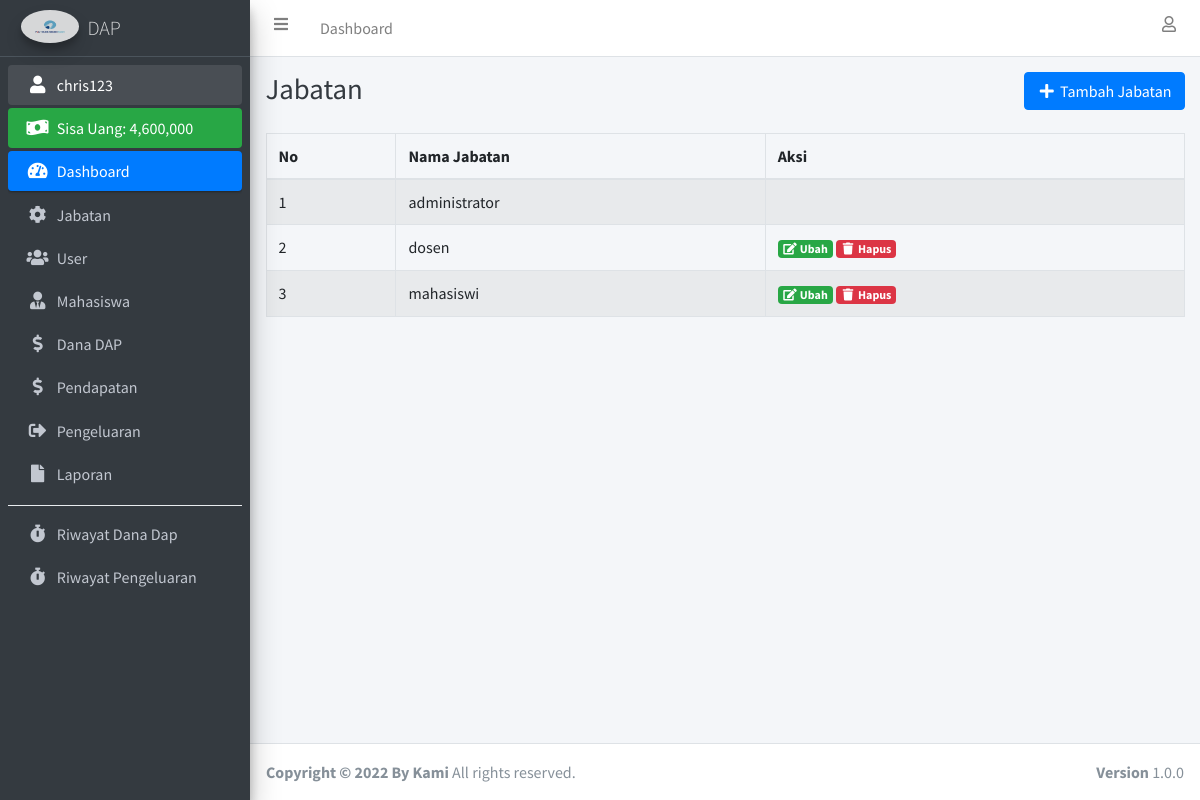
The page /jabatan.php (signed in) on the database its author committed.
### tables this page shows
CREATE TABLE `user` (
  `id_user` int(11) NOT NULL,
  `nama_lengkap` varchar(100) NOT NULL,
  `username` varchar(100) NOT NULL,
  `password` varchar(255) NOT NULL,
  `id_jabatan` int(11) NOT NULL
);

CREATE TABLE `jabatan` (
  `id_jabatan` int(11) NOT NULL,
  `nama_jabatan` varchar(100) NOT NULL
);

### connection.php (called while the page is built, shortened)
<?php
	$host		= "localhost";
	$username	= "root";
	$password	= "";
	$database	= "dap";
	$conn 		= mysqli_connect($host, $username, $password, $database);
if (isset($_SESSION['id_user'])) {
	function dataUser() {
		global $conn;
		$id_user = $_SESSION['id_user'];
		return mysqli_fetch_assoc(mysqli_query($conn, "SELECT * FROM user INNER JOIN jabatan ON user.id_jabatan = jabatan.id_jabatan WHERE id_user = '$id_user'"));
	}
}

### jabatan.php (the view, shortened to what this page needs)
<?php
  require 'connection.php';
  $jabatan = mysqli_query($conn, "SELECT * FROM jabatan");
?>
<!DOCTYPE html>
<html>
<head>
  <?php include 'include/css.php'; ?>
</head>
<body class="hold-transition sidebar-mini layout-fixed">
<div class="wrapper">
  <?php include 'include/navbar.php'; ?>
  <?php include 'include/sidebar.php'; ?>
  <div class="content-wrapper">
    <div class="content-header">
      <div class="container-fluid">
        <div class="row justify-content-center mb-2">
          <div class="col-sm text-left">
            <h1 class="m-0 text-dark">Jabatan</h1>
          </div>
          <div class="col-sm text-right">
            <button type="button" class="btn btn-primary" data-toggle="modal" data-target="#tambahJabatanModal"><i class="fas fa-fw fa-plus"></i> Tambah Jabatan</button>
          </div>
        </div>
      </div>
    </div>
    <section class="content">
      <div class="container-fluid">
        <div class="row">
          <div class="col-lg">
            <div class="table-responsive">
              <table class="table table-striped table-hover table-bordered" id="table_id">
                <thead>
                  <tr>
                    <th>No</th>
                    <th>Nama Jabatan</th>
                    <th>Aksi</th>
                  </tr>
                </thead>
                <tbody>
                  <?php $i = 1; ?>
                  <?php foreach ($jabatan as $dj): ?>
                    <tr>
                      <td><?= $i++; ?></td>
                      <td><?= $dj['nama_jabatan']; ?></td>
                      <td>
                        <?php if ($dj['id_jabatan'] !== '1'): ?>
                          <a href="ubah_jabatan.php?id_jabatan=<?= $dj['id_jabatan']; ?>" class="badge badge-success" data-toggle="modal" data-target="#editJabatanModal<?= $dj['id_jabatan']; ?>">
                            <i class="fas fa-fw fa-edit"></i> Ubah
                          </a>
                          <a data-nama="<?= $dj['nama_jabatan']; ?>" class="btn-delete badge badge-danger" href="hapus_jabatan.php?id_jabatan=<?= $dj['id_jabatan']; ?>"><i class="fas fa-fw fa-trash"></i> Hapus</a>
                        <?php endif ?>
                      </td>
                    </tr>
                  <?php endforeach ?>
                </tbody>
              </table>
            </div>
          </div>
        </div>
      </div>
    </section>
  </div>
  <footer class="main-footer">
    <strong>Copyright &copy; 2022 By Kami</strong>
    All rights reserved.
    <div class="float-right d-none d-sm-inline-block">
      <b>Version</b> 1.0.0
    </div>
  </footer>
</div>
</body>
</html>

### include/sidebar.php
<?php
  $dataUser = dataUser();
  $jml_pengeluaran = mysqli_fetch_assoc(mysqli_query($conn, "SELECT sum(jumlah_pengeluaran) as jml_pengeluaran FROM pengeluaran"));
  $jml_pengeluaran = $jml_pengeluaran['jml_pengeluaran'];
  $jml_uang_kas = mysqli_fetch_assoc(mysqli_query($conn, "SELECT sum(minggu_ke_1 + minggu_ke_2 + minggu_ke_3 + minggu_ke_4) as jml_uang_kas FROM uang_kas"));
  $jml_uang_kas = $jml_uang_kas['jml_uang_kas'];
?>
<aside class="main-sidebar sidebar-dark-primary elevation-4">
  <a href="index.php" class="brand-link">
    <img src="assets/img/img_properties/logoo.JPG" alt="AdminLTE Logo" class="brand-image img-circle elevation-3" style="opacity: .8">
    <span class="brand-text font-weight-light">DAP</span>
  </a>
  <div class="sidebar">
    <nav class="mt-2">
      <ul class="nav nav-pills nav-sidebar flex-column" data-widget="treeview" role="menu" data-accordion="false">
        <li class="nav-item has-treeview menu-open">
          <a href="profile.php" class="nav-link"><i class="nav-icon fas fa-fw fa-user"></i> <p><?= $dataUser['username']; ?></p></a>
        </li>
        <li class="nav-item">
          <div class="bg-success nav-link text-white">
            <i class="nav-icon fas fa-money-bill-wave"></i>
            <p>
              Sisa Uang: <?= number_format($jml_uang_kas - $jml_pengeluaran + 1920000); ?>
            </p>
          </div>
        </li>
        <li class="nav-item has-treeview menu-open">
          <a href="index.php" class="nav-link active">
            <i class="nav-icon fas fa-tachometer-alt"></i>
            <p>
              Dashboard
            </p>
          </a>
        </li>
        <?php if ($dataUser['id_jabatan'] == '1'): ?>
          <li class="nav-item">
            <a href="jabatan.php" class="nav-link">
              <i class="nav-icon fas fa-cog"></i>
              <p>
                Jabatan
              </p>
            </a>
          </li>
          <li class="nav-item">
            <a href="user.php" class="nav-link">
              <i class="nav-icon fas fa-users"></i>
              <p>
                User
              </p>
            </a>
          </li>
        <?php endif ?>
        <li class="nav-item">
          <a href="siswa.php" class="nav-link">
            <i class="fas fa-user-tie nav-icon"></i>
            <p>Mahasiswa</p>
          </a>
        </li>
        <li class="nav-item">
          <a href="uang_kas.php" class="nav-link">
            <i class="fas fa-dollar-sign nav-icon"></i>
            <p>Dana DAP</p>
          </a>
        </li>
        <li class="nav-item">
          <a href="pendapatan.php" class="nav-link">
            <i class="fas fa-dollar-sign nav-icon"></i>
            <p>Pendapatan</p>
          </a>
        </li>
        <li class="nav-item">
          <a href="pengeluaran.php" class="nav-link">
            <i class="fas fa-sign-out-alt nav-icon"></i>
            <p>Pengeluaran</p>
          </a>
        </li>
        <li class="nav-item">
          <a href="laporan.php" class="nav-link">
            <i class="fas fa-file nav-icon"></i>
            <p>Laporan</p>
          </a>
        </li>
        <div class="dropdown-divider"></div>
        <li class="nav-item">
          <a href="riwayat.php" class="nav-link">
            <i class="fas fa-stopwatch nav-icon"></i>
            <p>Riwayat Dana Dap</p>
          </a>
        </li>
        <li class="nav-item">
          <a href="riwayat_pengeluaran.php" class="nav-link">
            <i class="fas fa-stopwatch nav-icon"></i>
            <p>Riwayat Pengeluaran</p>
          </a>
        </li>
      </ul>
    </nav>
  </div>
</aside>

### rows shown on the page
user: username "chris123"
jabatan: nama_jabatan "administrator"
jabatan: nama_jabatan "dosen"
jabatan: nama_jabatan "mahasiswi"

### other values the page prints
$jml_uang_kas - $jml_pengeluaran + 1920000 "4,600,000"
